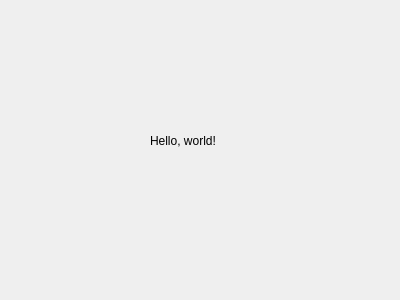
<?xml version="1.0" encoding="UTF-8"?>
<ui version="4.0">
 <class>Form</class>
 <widget class="QWidget" name="Form">
  <property name="geometry">
   <rect>
    <x>0</x>
    <y>0</y>
    <width>400</width>
    <height>300</height>
   </rect>
  </property>
  <property name="windowTitle">
   <string>Form</string>
  </property>
  <widget class="QLabel" name="label">
   <property name="geometry">
    <rect>
     <x>150</x>
     <y>120</y>
     <width>121</width>
     <height>41</height>
    </rect>
   </property>
   <property name="text">
    <string>Hello, world!</string>
   </property>
  </widget>
 </widget>
 <resources/>
 <connections/>
</ui>
